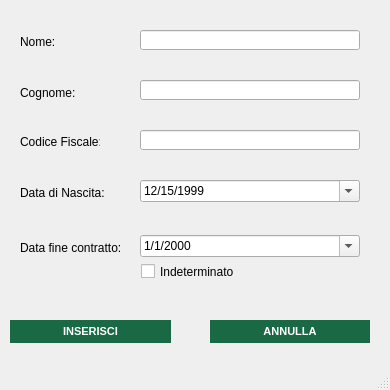
<?xml version="1.0" encoding="UTF-8"?>
<ui version="4.0">
 <class>inserimentooperatore_window</class>
 <widget class="QMainWindow" name="inserimentooperatore_window">
  <property name="geometry">
   <rect>
    <x>0</x>
    <y>0</y>
    <width>390</width>
    <height>390</height>
   </rect>
  </property>
  <property name="minimumSize">
   <size>
    <width>390</width>
    <height>390</height>
   </size>
  </property>
  <property name="maximumSize">
   <size>
    <width>390</width>
    <height>390</height>
   </size>
  </property>
  <property name="windowTitle">
   <string>Inserimento Operatore</string>
  </property>
  <property name="windowIcon">
   <iconset resource="xz.qrc">
    <normaloff>:/images/images/AnconAmbiente_Logo.png</normaloff>:/images/images/AnconAmbiente_Logo.png</iconset>
  </property>
  <widget class="QWidget" name="inserimentooperatore_widget">
   <widget class="QLabel" name="label">
    <property name="geometry">
     <rect>
      <x>20</x>
      <y>35</y>
      <width>47</width>
      <height>13</height>
     </rect>
    </property>
    <property name="text">
     <string>Nome:</string>
    </property>
   </widget>
   <widget class="QLabel" name="label_2">
    <property name="geometry">
     <rect>
      <x>20</x>
      <y>85</y>
      <width>61</width>
      <height>16</height>
     </rect>
    </property>
    <property name="text">
     <string>Cognome:</string>
    </property>
   </widget>
   <widget class="QLabel" name="label_4">
    <property name="geometry">
     <rect>
      <x>20</x>
      <y>240</y>
      <width>111</width>
      <height>16</height>
     </rect>
    </property>
    <property name="text">
     <string>Data fine contratto:</string>
    </property>
   </widget>
   <widget class="QLabel" name="label_5">
    <property name="geometry">
     <rect>
      <x>20</x>
      <y>185</y>
      <width>91</width>
      <height>16</height>
     </rect>
    </property>
    <property name="text">
     <string>Data di Nascita:</string>
    </property>
   </widget>
   <widget class="QLabel" name="label_6">
    <property name="geometry">
     <rect>
      <x>20</x>
      <y>135</y>
      <width>80</width>
      <height>13</height>
     </rect>
    </property>
    <property name="text">
     <string>Codice Fiscale:</string>
    </property>
   </widget>
   <widget class="QLineEdit" name="nome_field">
    <property name="geometry">
     <rect>
      <x>140</x>
      <y>30</y>
      <width>220</width>
      <height>20</height>
     </rect>
    </property>
   </widget>
   <widget class="QLineEdit" name="cognome_field">
    <property name="geometry">
     <rect>
      <x>140</x>
      <y>80</y>
      <width>220</width>
      <height>20</height>
     </rect>
    </property>
   </widget>
   <widget class="QLineEdit" name="cf_field">
    <property name="geometry">
     <rect>
      <x>140</x>
      <y>130</y>
      <width>220</width>
      <height>20</height>
     </rect>
    </property>
   </widget>
   <widget class="QDateEdit" name="nascita_datepicker">
    <property name="geometry">
     <rect>
      <x>140</x>
      <y>180</y>
      <width>220</width>
      <height>22</height>
     </rect>
    </property>
    <property name="displayFormat">
     <string>M/d/yyyy</string>
    </property>
    <property name="calendarPopup">
     <bool>true</bool>
    </property>
    <property name="date">
     <date>
      <year>1999</year>
      <month>12</month>
      <day>15</day>
     </date>
    </property>
   </widget>
   <widget class="QDateEdit" name="finecontratto_datepicker">
    <property name="geometry">
     <rect>
      <x>140</x>
      <y>235</y>
      <width>220</width>
      <height>22</height>
     </rect>
    </property>
    <property name="displayFormat">
     <string>M/d/yyyy</string>
    </property>
    <property name="calendarPopup">
     <bool>true</bool>
    </property>
   </widget>
   <widget class="QPushButton" name="inserisci_button">
    <property name="geometry">
     <rect>
      <x>10</x>
      <y>320</y>
      <width>161</width>
      <height>23</height>
     </rect>
    </property>
    <property name="styleSheet">
     <string notr="true">QPushButton{
background-color:rgb(24, 105, 68);
color: white;
border-style: outset;
font:  bold 11px


}

QPushButton:hover{
background-color:rgb(170, 203, 108);
color: white;
border-style: outset;
font:  bold 11px
}</string>
    </property>
    <property name="text">
     <string>INSERISCI</string>
    </property>
   </widget>
   <widget class="QPushButton" name="annulla_button">
    <property name="geometry">
     <rect>
      <x>210</x>
      <y>320</y>
      <width>160</width>
      <height>23</height>
     </rect>
    </property>
    <property name="styleSheet">
     <string notr="true">QPushButton{
background-color:rgb(24, 105, 68);
color: white;
border-style: outset;
font:  bold 11px


}

QPushButton:hover{
background-color:rgb(170, 203, 108);
color: white;
border-style: outset;
font:  bold 11px
}</string>
    </property>
    <property name="text">
     <string>ANNULLA</string>
    </property>
   </widget>
   <widget class="QLabel" name="nome_error">
    <property name="geometry">
     <rect>
      <x>140</x>
      <y>10</y>
      <width>235</width>
      <height>17</height>
     </rect>
    </property>
    <property name="palette">
     <palette>
      <active>
       <colorrole role="WindowText">
        <brush brushstyle="SolidPattern">
         <color alpha="255">
          <red>255</red>
          <green>0</green>
          <blue>0</blue>
         </color>
        </brush>
       </colorrole>
       <colorrole role="Text">
        <brush brushstyle="SolidPattern">
         <color alpha="255">
          <red>255</red>
          <green>0</green>
          <blue>0</blue>
         </color>
        </brush>
       </colorrole>
       <colorrole role="PlaceholderText">
        <brush brushstyle="SolidPattern">
         <color alpha="128">
          <red>255</red>
          <green>0</green>
          <blue>0</blue>
         </color>
        </brush>
       </colorrole>
      </active>
      <inactive>
       <colorrole role="WindowText">
        <brush brushstyle="SolidPattern">
         <color alpha="255">
          <red>255</red>
          <green>0</green>
          <blue>0</blue>
         </color>
        </brush>
       </colorrole>
       <colorrole role="Text">
        <brush brushstyle="SolidPattern">
         <color alpha="255">
          <red>255</red>
          <green>0</green>
          <blue>0</blue>
         </color>
        </brush>
       </colorrole>
       <colorrole role="PlaceholderText">
        <brush brushstyle="SolidPattern">
         <color alpha="128">
          <red>255</red>
          <green>0</green>
          <blue>0</blue>
         </color>
        </brush>
       </colorrole>
      </inactive>
      <disabled>
       <colorrole role="WindowText">
        <brush brushstyle="SolidPattern">
         <color alpha="255">
          <red>190</red>
          <green>190</green>
          <blue>190</blue>
         </color>
        </brush>
       </colorrole>
       <colorrole role="Text">
        <brush brushstyle="SolidPattern">
         <color alpha="255">
          <red>190</red>
          <green>190</green>
          <blue>190</blue>
         </color>
        </brush>
       </colorrole>
       <colorrole role="PlaceholderText">
        <brush brushstyle="SolidPattern">
         <color alpha="128">
          <red>0</red>
          <green>0</green>
          <blue>0</blue>
         </color>
        </brush>
       </colorrole>
      </disabled>
     </palette>
    </property>
    <property name="text">
     <string/>
    </property>
   </widget>
   <widget class="QLabel" name="cognome_error">
    <property name="geometry">
     <rect>
      <x>140</x>
      <y>60</y>
      <width>235</width>
      <height>17</height>
     </rect>
    </property>
    <property name="palette">
     <palette>
      <active>
       <colorrole role="WindowText">
        <brush brushstyle="SolidPattern">
         <color alpha="255">
          <red>255</red>
          <green>0</green>
          <blue>0</blue>
         </color>
        </brush>
       </colorrole>
       <colorrole role="Text">
        <brush brushstyle="SolidPattern">
         <color alpha="255">
          <red>255</red>
          <green>0</green>
          <blue>0</blue>
         </color>
        </brush>
       </colorrole>
       <colorrole role="PlaceholderText">
        <brush brushstyle="SolidPattern">
         <color alpha="128">
          <red>255</red>
          <green>0</green>
          <blue>0</blue>
         </color>
        </brush>
       </colorrole>
      </active>
      <inactive>
       <colorrole role="WindowText">
        <brush brushstyle="SolidPattern">
         <color alpha="255">
          <red>255</red>
          <green>0</green>
          <blue>0</blue>
         </color>
        </brush>
       </colorrole>
       <colorrole role="Text">
        <brush brushstyle="SolidPattern">
         <color alpha="255">
          <red>255</red>
          <green>0</green>
          <blue>0</blue>
         </color>
        </brush>
       </colorrole>
       <colorrole role="PlaceholderText">
        <brush brushstyle="SolidPattern">
         <color alpha="128">
          <red>255</red>
          <green>0</green>
          <blue>0</blue>
         </color>
        </brush>
       </colorrole>
      </inactive>
      <disabled>
       <colorrole role="WindowText">
        <brush brushstyle="SolidPattern">
         <color alpha="255">
          <red>190</red>
          <green>190</green>
          <blue>190</blue>
         </color>
        </brush>
       </colorrole>
       <colorrole role="Text">
        <brush brushstyle="SolidPattern">
         <color alpha="255">
          <red>190</red>
          <green>190</green>
          <blue>190</blue>
         </color>
        </brush>
       </colorrole>
       <colorrole role="PlaceholderText">
        <brush brushstyle="SolidPattern">
         <color alpha="128">
          <red>0</red>
          <green>0</green>
          <blue>0</blue>
         </color>
        </brush>
       </colorrole>
      </disabled>
     </palette>
    </property>
    <property name="text">
     <string/>
    </property>
   </widget>
   <widget class="QLabel" name="cf_error">
    <property name="geometry">
     <rect>
      <x>140</x>
      <y>110</y>
      <width>235</width>
      <height>17</height>
     </rect>
    </property>
    <property name="palette">
     <palette>
      <active>
       <colorrole role="WindowText">
        <brush brushstyle="SolidPattern">
         <color alpha="255">
          <red>255</red>
          <green>0</green>
          <blue>0</blue>
         </color>
        </brush>
       </colorrole>
       <colorrole role="Text">
        <brush brushstyle="SolidPattern">
         <color alpha="255">
          <red>255</red>
          <green>0</green>
          <blue>0</blue>
         </color>
        </brush>
       </colorrole>
       <colorrole role="PlaceholderText">
        <brush brushstyle="SolidPattern">
         <color alpha="128">
          <red>255</red>
          <green>0</green>
          <blue>0</blue>
         </color>
        </brush>
       </colorrole>
      </active>
      <inactive>
       <colorrole role="WindowText">
        <brush brushstyle="SolidPattern">
         <color alpha="255">
          <red>255</red>
          <green>0</green>
          <blue>0</blue>
         </color>
        </brush>
       </colorrole>
       <colorrole role="Text">
        <brush brushstyle="SolidPattern">
         <color alpha="255">
          <red>255</red>
          <green>0</green>
          <blue>0</blue>
         </color>
        </brush>
       </colorrole>
       <colorrole role="PlaceholderText">
        <brush brushstyle="SolidPattern">
         <color alpha="128">
          <red>255</red>
          <green>0</green>
          <blue>0</blue>
         </color>
        </brush>
       </colorrole>
      </inactive>
      <disabled>
       <colorrole role="WindowText">
        <brush brushstyle="SolidPattern">
         <color alpha="255">
          <red>190</red>
          <green>190</green>
          <blue>190</blue>
         </color>
        </brush>
       </colorrole>
       <colorrole role="Text">
        <brush brushstyle="SolidPattern">
         <color alpha="255">
          <red>190</red>
          <green>190</green>
          <blue>190</blue>
         </color>
        </brush>
       </colorrole>
       <colorrole role="PlaceholderText">
        <brush brushstyle="SolidPattern">
         <color alpha="128">
          <red>0</red>
          <green>0</green>
          <blue>0</blue>
         </color>
        </brush>
       </colorrole>
      </disabled>
     </palette>
    </property>
    <property name="text">
     <string/>
    </property>
   </widget>
   <widget class="QLabel" name="datanascita_error">
    <property name="geometry">
     <rect>
      <x>140</x>
      <y>160</y>
      <width>235</width>
      <height>17</height>
     </rect>
    </property>
    <property name="palette">
     <palette>
      <active>
       <colorrole role="WindowText">
        <brush brushstyle="SolidPattern">
         <color alpha="255">
          <red>255</red>
          <green>0</green>
          <blue>0</blue>
         </color>
        </brush>
       </colorrole>
       <colorrole role="Text">
        <brush brushstyle="SolidPattern">
         <color alpha="255">
          <red>255</red>
          <green>0</green>
          <blue>0</blue>
         </color>
        </brush>
       </colorrole>
       <colorrole role="PlaceholderText">
        <brush brushstyle="SolidPattern">
         <color alpha="128">
          <red>255</red>
          <green>0</green>
          <blue>0</blue>
         </color>
        </brush>
       </colorrole>
      </active>
      <inactive>
       <colorrole role="WindowText">
        <brush brushstyle="SolidPattern">
         <color alpha="255">
          <red>255</red>
          <green>0</green>
          <blue>0</blue>
         </color>
        </brush>
       </colorrole>
       <colorrole role="Text">
        <brush brushstyle="SolidPattern">
         <color alpha="255">
          <red>255</red>
          <green>0</green>
          <blue>0</blue>
         </color>
        </brush>
       </colorrole>
       <colorrole role="PlaceholderText">
        <brush brushstyle="SolidPattern">
         <color alpha="128">
          <red>255</red>
          <green>0</green>
          <blue>0</blue>
         </color>
        </brush>
       </colorrole>
      </inactive>
      <disabled>
       <colorrole role="WindowText">
        <brush brushstyle="SolidPattern">
         <color alpha="255">
          <red>190</red>
          <green>190</green>
          <blue>190</blue>
         </color>
        </brush>
       </colorrole>
       <colorrole role="Text">
        <brush brushstyle="SolidPattern">
         <color alpha="255">
          <red>190</red>
          <green>190</green>
          <blue>190</blue>
         </color>
        </brush>
       </colorrole>
       <colorrole role="PlaceholderText">
        <brush brushstyle="SolidPattern">
         <color alpha="128">
          <red>0</red>
          <green>0</green>
          <blue>0</blue>
         </color>
        </brush>
       </colorrole>
      </disabled>
     </palette>
    </property>
    <property name="text">
     <string/>
    </property>
   </widget>
   <widget class="QLabel" name="patente_error">
    <property name="geometry">
     <rect>
      <x>140</x>
      <y>210</y>
      <width>235</width>
      <height>17</height>
     </rect>
    </property>
    <property name="palette">
     <palette>
      <active>
       <colorrole role="WindowText">
        <brush brushstyle="SolidPattern">
         <color alpha="255">
          <red>255</red>
          <green>0</green>
          <blue>0</blue>
         </color>
        </brush>
       </colorrole>
       <colorrole role="Text">
        <brush brushstyle="SolidPattern">
         <color alpha="255">
          <red>255</red>
          <green>0</green>
          <blue>0</blue>
         </color>
        </brush>
       </colorrole>
       <colorrole role="PlaceholderText">
        <brush brushstyle="SolidPattern">
         <color alpha="128">
          <red>255</red>
          <green>0</green>
          <blue>0</blue>
         </color>
        </brush>
       </colorrole>
      </active>
      <inactive>
       <colorrole role="WindowText">
        <brush brushstyle="SolidPattern">
         <color alpha="255">
          <red>255</red>
          <green>0</green>
          <blue>0</blue>
         </color>
        </brush>
       </colorrole>
       <colorrole role="Text">
        <brush brushstyle="SolidPattern">
         <color alpha="255">
          <red>255</red>
          <green>0</green>
          <blue>0</blue>
         </color>
        </brush>
       </colorrole>
       <colorrole role="PlaceholderText">
        <brush brushstyle="SolidPattern">
         <color alpha="128">
          <red>255</red>
          <green>0</green>
          <blue>0</blue>
         </color>
        </brush>
       </colorrole>
      </inactive>
      <disabled>
       <colorrole role="WindowText">
        <brush brushstyle="SolidPattern">
         <color alpha="255">
          <red>190</red>
          <green>190</green>
          <blue>190</blue>
         </color>
        </brush>
       </colorrole>
       <colorrole role="Text">
        <brush brushstyle="SolidPattern">
         <color alpha="255">
          <red>190</red>
          <green>190</green>
          <blue>190</blue>
         </color>
        </brush>
       </colorrole>
       <colorrole role="PlaceholderText">
        <brush brushstyle="SolidPattern">
         <color alpha="128">
          <red>0</red>
          <green>0</green>
          <blue>0</blue>
         </color>
        </brush>
       </colorrole>
      </disabled>
     </palette>
    </property>
    <property name="text">
     <string/>
    </property>
   </widget>
   <widget class="QLabel" name="datacontratto_error">
    <property name="geometry">
     <rect>
      <x>140</x>
      <y>215</y>
      <width>235</width>
      <height>17</height>
     </rect>
    </property>
    <property name="palette">
     <palette>
      <active>
       <colorrole role="WindowText">
        <brush brushstyle="SolidPattern">
         <color alpha="255">
          <red>255</red>
          <green>0</green>
          <blue>0</blue>
         </color>
        </brush>
       </colorrole>
       <colorrole role="Text">
        <brush brushstyle="SolidPattern">
         <color alpha="255">
          <red>255</red>
          <green>0</green>
          <blue>0</blue>
         </color>
        </brush>
       </colorrole>
       <colorrole role="PlaceholderText">
        <brush brushstyle="SolidPattern">
         <color alpha="128">
          <red>255</red>
          <green>0</green>
          <blue>0</blue>
         </color>
        </brush>
       </colorrole>
      </active>
      <inactive>
       <colorrole role="WindowText">
        <brush brushstyle="SolidPattern">
         <color alpha="255">
          <red>255</red>
          <green>0</green>
          <blue>0</blue>
         </color>
        </brush>
       </colorrole>
       <colorrole role="Text">
        <brush brushstyle="SolidPattern">
         <color alpha="255">
          <red>255</red>
          <green>0</green>
          <blue>0</blue>
         </color>
        </brush>
       </colorrole>
       <colorrole role="PlaceholderText">
        <brush brushstyle="SolidPattern">
         <color alpha="128">
          <red>255</red>
          <green>0</green>
          <blue>0</blue>
         </color>
        </brush>
       </colorrole>
      </inactive>
      <disabled>
       <colorrole role="WindowText">
        <brush brushstyle="SolidPattern">
         <color alpha="255">
          <red>190</red>
          <green>190</green>
          <blue>190</blue>
         </color>
        </brush>
       </colorrole>
       <colorrole role="Text">
        <brush brushstyle="SolidPattern">
         <color alpha="255">
          <red>190</red>
          <green>190</green>
          <blue>190</blue>
         </color>
        </brush>
       </colorrole>
       <colorrole role="PlaceholderText">
        <brush brushstyle="SolidPattern">
         <color alpha="128">
          <red>0</red>
          <green>0</green>
          <blue>0</blue>
         </color>
        </brush>
       </colorrole>
      </disabled>
     </palette>
    </property>
    <property name="text">
     <string/>
    </property>
   </widget>
   <widget class="QCheckBox" name="indeterminato_checkbox">
    <property name="geometry">
     <rect>
      <x>141</x>
      <y>260</y>
      <width>151</width>
      <height>23</height>
     </rect>
    </property>
    <property name="text">
     <string>Indeterminato</string>
    </property>
   </widget>
  </widget>
  <widget class="QStatusBar" name="statusbar"/>
 </widget>
 <resources>
  <include location="xz.qrc"/>
 </resources>
 <connections/>
</ui>
